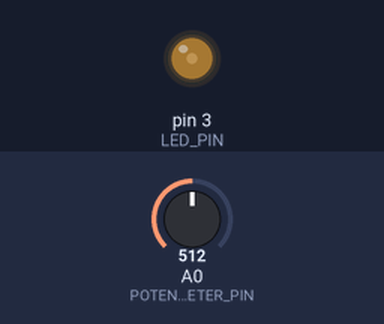
The sketch below on a simulated Arduino Uno, built with avr-gcc and run on an emulated ATmega328P. Shown: output pins drawn as LEDs (lit = HIGH). Inputs (shaded band) come from the test bench; at power-on: A0 (POTENTIOMETER_PIN) = 512. What the sketch prints to the serial monitor is not drawn.

Above: at 1.2 s.
1.3 s: A0 (POTENTIOMETER_PIN) set to 716
At 2.4 s:
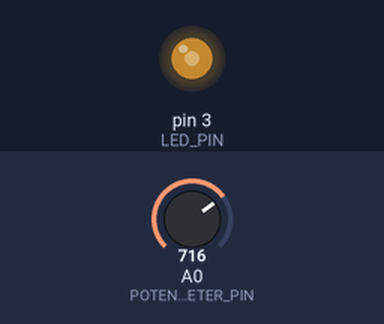
2.8 s: A0 (POTENTIOMETER_PIN) set to 900
At 3.6 s:
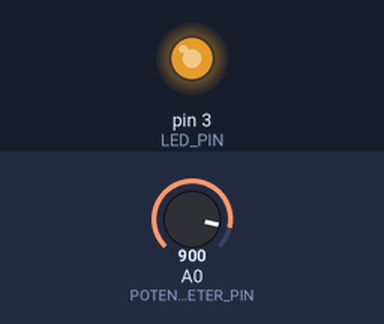
4.3 s: A0 (POTENTIOMETER_PIN) set to 0
At 4.6 s:
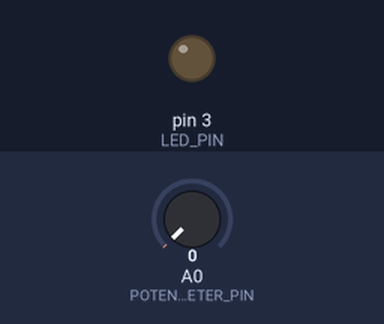
Timing chart, 0 to 7.3 s (numbered marks = the images above; inputs shaded):
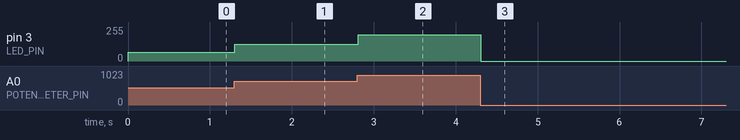

Measured:
- after the input at 1.3 s, pin 3 (LED_PIN): 64/255 → 125/255 at once
- after the input at 2.8 s, pin 3 (LED_PIN): 125/255 → 197/255 at once
- after the input at 4.3 s, pin 3 (LED_PIN): 197/255 → 0/255 at once

The sketch:

variableBrightness.ino
```cpp
#define POTENTIOMETER_PIN A0
#define LED_PIN 3

void setup() {
    pinMode(POTENTIOMETER_PIN, INPUT);
    pinMode(LED_PIN, OUTPUT);
    Serial.begin(9600);
}

void loop() {
    int potentiometerValue = analogRead(POTENTIOMETER_PIN);
    Serial.println(potentiometerValue);
    float brightness = (potentiometerValue/64.f)*(potentiometerValue/64.f);
    analogWrite(LED_PIN, brightness);
}
```
